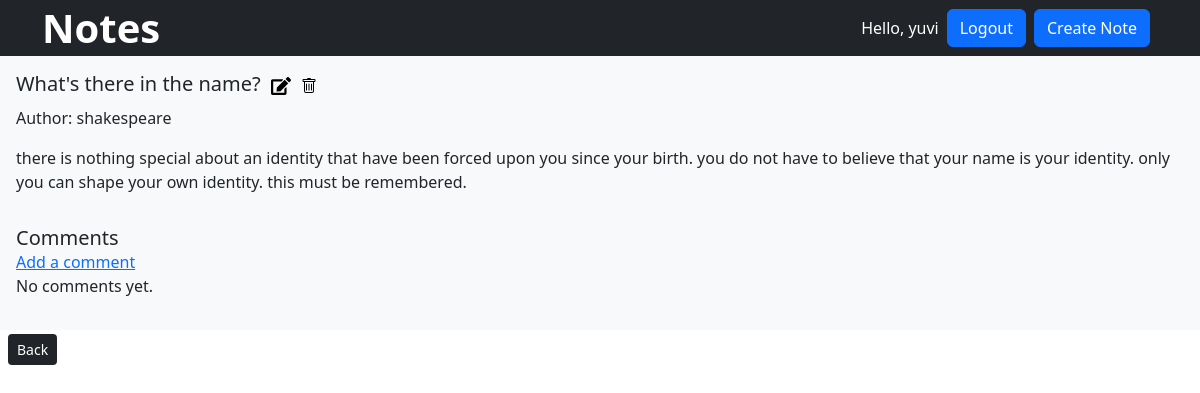
The page /notes/1 (signed in) on the database as committed earlier.
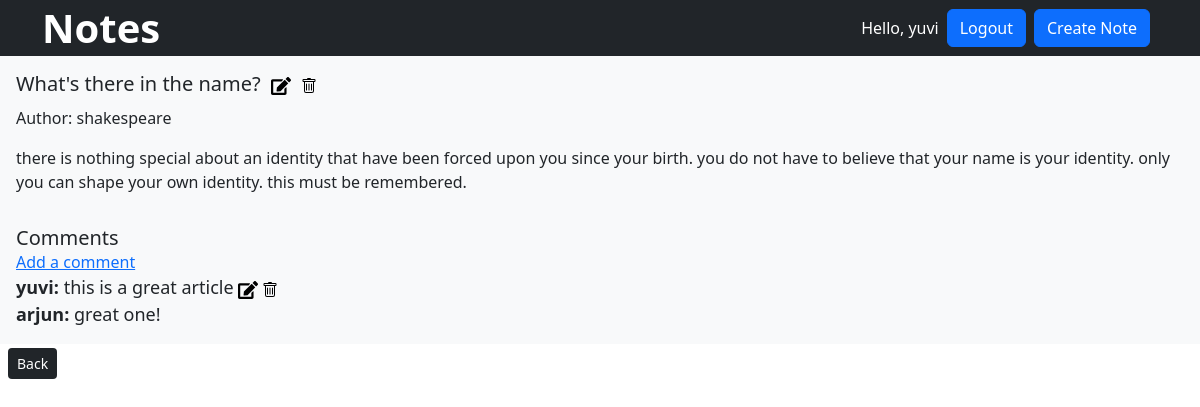
The same page on the database as committed later.
### notes/models.py (models this page shows, shortened)
class Comment(models.Model):
    note = models.ForeignKey(Note, on_delete=models.CASCADE , related_name='comments')
    content = models.TextField()
    user = models.ForeignKey('users.CustomUser', on_delete=models.CASCADE)
    created_at = models.DateTimeField(auto_now_add=True)
    updated_at = models.DateTimeField(auto_now=True)

### users/models.py (models this page shows)
class CustomUser(AbstractUser):
    age = models.PositiveIntegerField(null=True, blank=True)
    bio = models.TextField(null=True, blank=True)
    def __str__(self):
        return self.username

### notes/views.py (the view)
# urls.py: path('notes/<int:pk>', NoteDetailView.as_view(), name='note-detail'),
class NoteDetailView(LoginRequiredMixin, DetailView):
    template_name = 'note_detail.html'
    context_object_name = 'note'
    model = Note
    login_url = 'login'

### templates/note_detail.html (shortened to what this page needs)
{% extends '_base.html' %}
{% load static %}
{% block content %}
    <div class="card-body bg-light text-dark p-3">
        <div class="notes-title">
            <h5 class="card-title">{{ note.title }}</h5>
            <a href="{% url 'note-update' note.pk %}"><img src="/static/images/edit-solid.svg"
            alt="edit-icon" class="edit-icon"></a>
            <a href="{% url 'note-delete' note.pk %}"><img src="/static/images/trash.svg" alt="trash-icon"></a>
        </div>
        <p class="card-text">Author: {{note.user}}</p>
        <p class="card-text">{{ note.content }}</p>
    </div>
    <div class="card-body bg-light text-dark p-3">
        <h5 class="card-title">Comments</h5>
        <a href="{% url 'comment-create' note.pk %}">Add a comment</a>
        {% if note.comments.all %}
            {% for comment in note.comments.all %}
                <div class="comment-line">
                    <p class="comment-content"><strong class="comment-author">{{ comment.user }}:</strong> {{ comment.content }}</p>
                    {% if comment.user == user %}
                    <a href="{% url 'comment-update' note.pk comment.pk %}"><img src="/static/images/edit-solid.svg" alt="edit-icon" class="edit-icon"></a>
                    <a href="{% url 'comment-delete' note.pk comment.pk %}"><img src="/static/images/trash.svg" alt="trash-icon"></a>
                    {% endif %}
                </div>
            {% endfor %}
        {% else %}
            <p>No comments yet.</p>
        {% endif %}
    </div>
    <a href="{% url 'notes' %}" class="btn bg-dark text-white btn-sm mt-1 mx-2">Back</a>
{% endblock content %}

Rows that differ between the two databases and show on the page:
added Comment: user "yuvi", content "this is a great article"
added Comment: user "arjun", content "great one!"
Other text that changed with them:
text no longer shown: "No comments yet."
